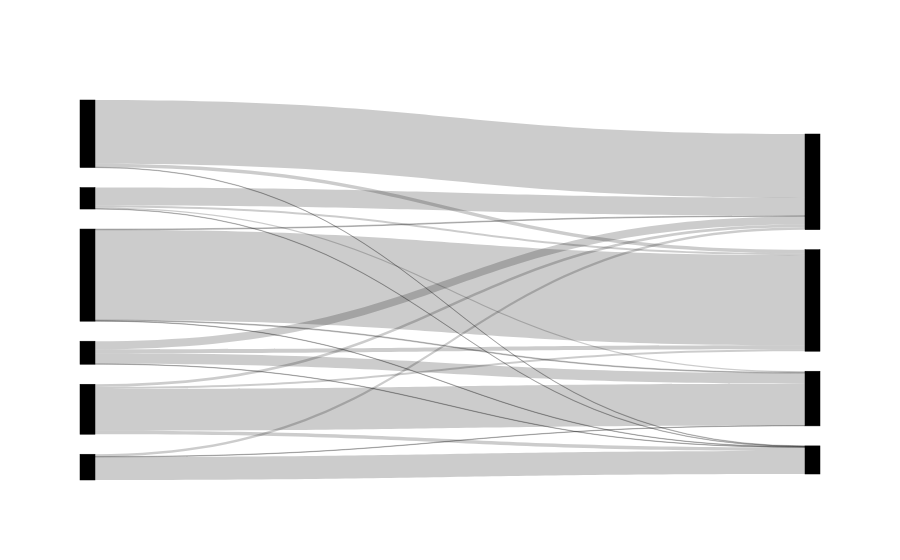

The code cell stored with this chart in its notebook:
### Code cell
fig = go.Figure(data=[go.Sankey(

    # Define nodes
    node = dict(
      thickness = 15,
      line = dict(color = "black", width = 0.5),
      
    ),
    # Add links
    link = dict(
      source =  df_link['source'],
      target =  df_link['target'],
      value =  df_link['value'],
))])


fig.show()

### Figure 1 — Plotly figure (JSON) as saved in the notebook; plotly's stock layout.template omitted (floating-point values rounded to 4 significant figures)
{"data": [{"link": {"source": [1, 0, 2, 5, 3, 2, 4, 3, 2, 1, 4, 0, 5, 1, 0, 4, 0, 5, 3, 2, 5, 4], "target": [100, 101, 102, 100, 103, 100, 100, 100, 103, 101, 102, 103, 102, 103, 102, 101, 100, 101, 102, 101, 103, 103], "value": [163, 231, 107, 46, 59, 7, 21, 6, 9, 9, 27, 1, 3, 1, 2, 10, 2, 5, 1, 5, 1, 1]}, "node": {"line": {"color": "black", "width": 0.5}, "thickness": 15}, "type": "sankey"}], "layout": {}}
